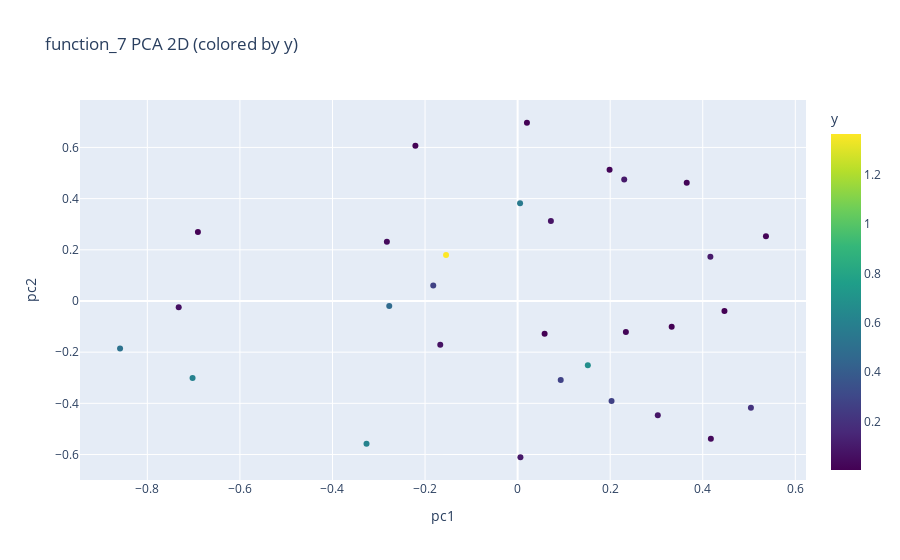
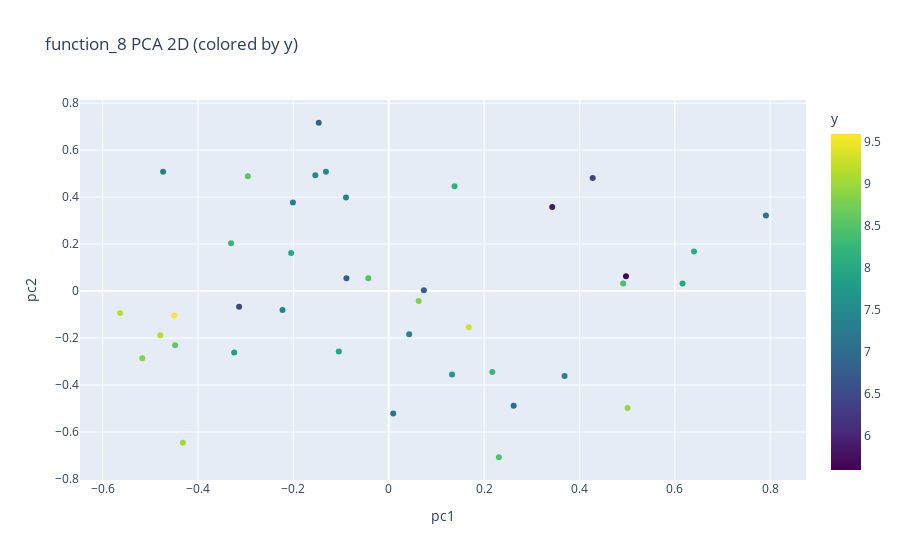

Notebook code cell kept with these figures, in order:
### Markdown cell above
3.3 PCA a 2D para d≥4

### Code cell
def pca_projection(X, y, title="PCA 2D projection"):
    pca = PCA(n_components=2, random_state=0)
    X2 = pca.fit_transform(X)
    df = pd.DataFrame({"pc1": X2[:,0], "pc2": X2[:,1], "y": y})
    fig = px.scatter(df, x="pc1", y="pc2", color="y", color_continuous_scale="viridis", title=title)
    fig.show()
    print("Explained variance ratio:", pca.explained_variance_ratio_)

# Ejemplo si existe function_7 (6D) y function_8 (8D)
for fn in ("function_7", "function_8"):
    if fn in data_dict:
        X, y = data_dict[fn]["X"], data_dict[fn]["y"]
        pca_projection(X, y, title=f"{fn} PCA 2D (colored by y)")

### Figure 1 — Plotly figure (JSON) as saved in the notebook; plotly's stock layout.template omitted (floating-point values rounded to 4 significant figures)
{"data": [{"hovertemplate": "pc1=%{x}<br>pc2=%{y}<br>y=%{marker.color}<extra></extra>", "legendgroup": "", "marker": {"color": [0.6044, 0.5628, 0.007503, 0.06142, 0.273, 0.08375, 1.365, 0.09264, 0.01787, 0.03356, 0.07352, 0.2063, 0.008826, 0.2684, 0.6115, 0.0148, 0.2749, 0.06676, 0.04212, 0.002701, 0.01821, 0.007016, 0.1005, 0.4754, 0.6751, 0.5165, 0.003777, 0.003134, 0.02134, 0.09541], "coloraxis": "coloraxis", "symbol": "circle"}, "mode": "markers", "name": "", "orientation": "v", "showlegend": false, "type": "scatter", "x": [-0.7023, 0.005313, 0.02015, -0.7322, -0.1823, 0.3029, -0.1546, 0.006096, 0.3654, 0.4175, 0.07193, 0.5041, -0.2208, 0.203, -0.3265, 0.5366, 0.09315, -0.1671, -0.2825, 0.3329, 0.1987, -0.6908, 0.4165, -0.2773, 0.1517, -0.859, 0.05833, 0.4469, 0.2339, 0.2303], "xaxis": "x", "y": [-0.3006, 0.3823, 0.6964, -0.02482, 0.06008, -0.4462, 0.1792, -0.6107, 0.4618, -0.5382, 0.3127, -0.417, 0.6066, -0.3913, -0.5577, 0.2526, -0.3087, -0.1712, 0.2311, -0.1003, 0.5128, 0.2695, 0.1725, -0.01933, -0.2513, -0.1859, -0.1283, -0.03901, -0.1214, 0.4743], "yaxis": "y"}], "layout": {"coloraxis": {"colorbar": {"title": {"text": "y"}}, "colorscale": [[0, "#440154"], [0.1111, "#482878"], [0.2222, "#3e4989"], [0.3333, "#31688e"], [0.4444, "#26828e"], [0.5556, "#1f9e89"], [0.6667, "#35b779"], [0.7778, "#6ece58"], [0.8889, "#b5de2b"], [1, "#fde725"]]}, "legend": {"tracegroupgap": 0}, "title": {"text": "function_7 PCA 2D (colored by y)"}, "xaxis": {"anchor": "y", "domain": [0, 1], "title": {"text": "pc1"}}, "yaxis": {"anchor": "x", "domain": [0, 1], "title": {"text": "pc2"}}}}

### Figure 2 — Plotly figure (JSON) as saved in the notebook; plotly's stock layout.template omitted (floating-point values rounded to 4 significant figures)
{"data": [{"hovertemplate": "pc1=%{x}<br>pc2=%{y}<br>y=%{marker.color}<extra></extra>", "legendgroup": "", "marker": {"color": [7.399, 7.005, 8.459, 8.284, 8.606, 8.542, 7.327, 7.3, 7.958, 5.592, 7.855, 6.792, 8.977, 7.379, 9.598, 8.16, 7.132, 6.768, 7.434, 9.013, 7.311, 5.841, 9.142, 8.818, 6.452, 8.831, 9.344, 6.888, 8.042, 7.692, 7.924, 8.422, 8.278, 7.113, 6.403, 8.473, 7.978, 7.461, 7.437, 9.183], "coloraxis": "coloraxis", "symbol": "circle"}, "mode": "markers", "name": "", "orientation": "v", "showlegend": false, "type": "scatter", "x": [-0.2228, 0.262, 0.231, 0.2172, -0.4481, -0.2955, -0.4733, 0.3687, 0.6162, 0.4976, -0.3242, 0.07363, 0.5009, -0.08964, -0.4499, 0.138, 0.009344, -0.08873, 0.04282, -0.4318, -0.201, 0.3429, -0.4793, 0.06292, -0.3139, -0.5171, 0.1677, -0.1468, 0.6403, 0.1328, -0.1048, 0.4916, -0.3308, 0.7911, 0.4278, -0.04291, -0.2047, -0.154, -0.1317, -0.5636], "xaxis": "x", "y": [-0.08054, -0.4879, -0.7073, -0.3448, -0.2302, 0.4888, 0.5074, -0.3617, 0.03194, 0.06312, -0.2611, 0.003114, -0.4973, 0.3983, -0.1039, 0.4459, -0.5208, 0.05425, -0.1842, -0.6457, 0.377, 0.3574, -0.1879, -0.04246, -0.06664, -0.2855, -0.1544, 0.7164, 0.1679, -0.3548, -0.2577, 0.03272, 0.2038, 0.3214, 0.4812, 0.05502, 0.1626, 0.4925, 0.5078, -0.09375], "yaxis": "y"}], "layout": {"coloraxis": {"colorbar": {"title": {"text": "y"}}, "colorscale": [[0, "#440154"], [0.1111, "#482878"], [0.2222, "#3e4989"], [0.3333, "#31688e"], [0.4444, "#26828e"], [0.5556, "#1f9e89"], [0.6667, "#35b779"], [0.7778, "#6ece58"], [0.8889, "#b5de2b"], [1, "#fde725"]]}, "legend": {"tracegroupgap": 0}, "title": {"text": "function_8 PCA 2D (colored by y)"}, "xaxis": {"anchor": "y", "domain": [0, 1], "title": {"text": "pc1"}}, "yaxis": {"anchor": "x", "domain": [0, 1], "title": {"text": "pc2"}}}}
